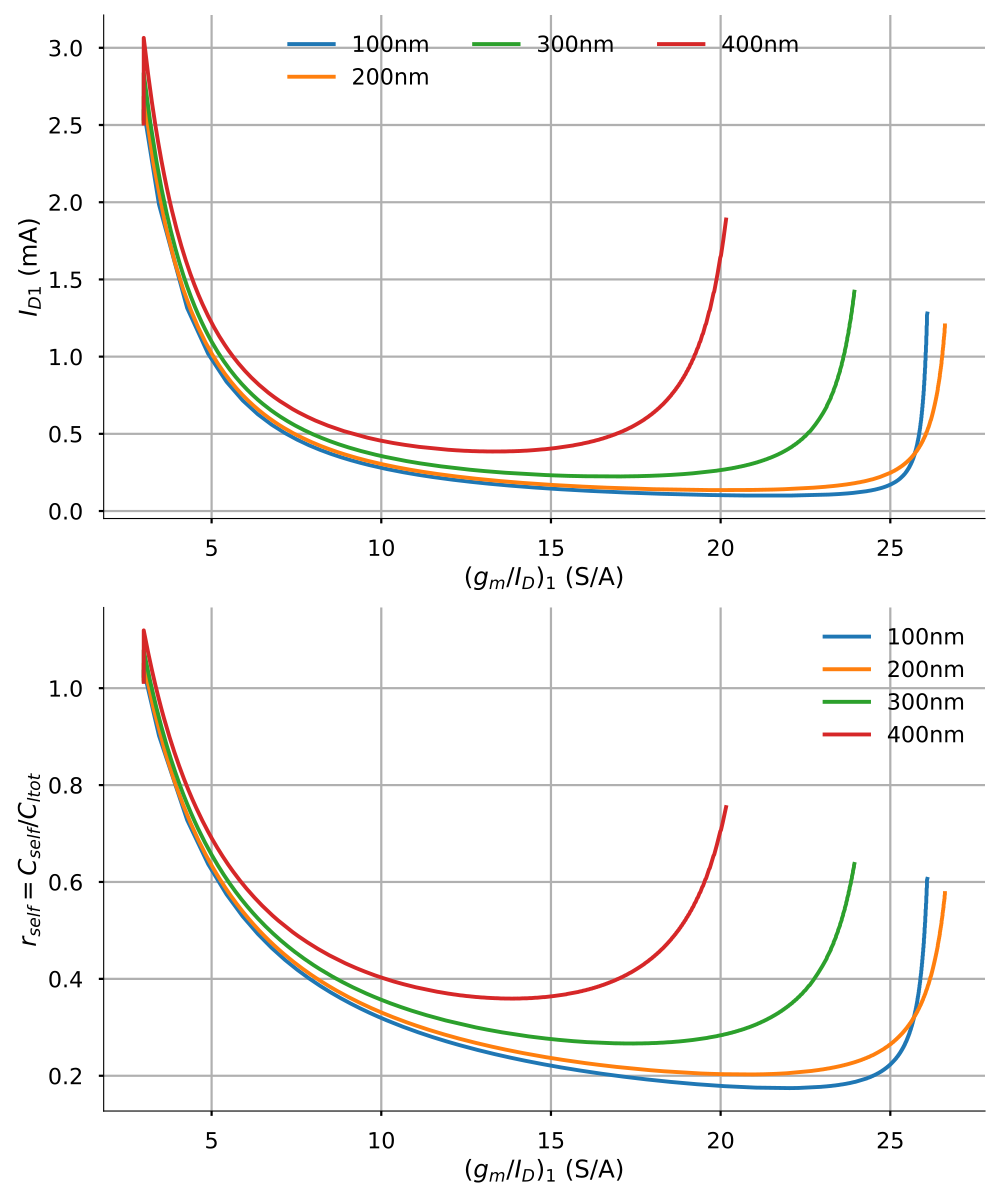

Recreate this plot in Python.
import numpy as np
import matplotlib.pyplot as plt
from pygmid import Lookup as lk
from format_and_save import format_and_save
from scipy.interpolate import interp1d
# setup matplotlib
plt.rcParams['axes.spines.right'] = False
plt.rcParams['axes.spines.top'] = False
plt.rcParams.update({"axes.grid": True})

# Interpolation function
def interp1(x, y, value):
    # Perform cubic interpolation using interp1d
    f = interp1d(x, y, kind='cubic')
    return f(value)
# Specify appropriate path...
NCH = lk('65nch.mat')  # load MATLAB data into pygmid lookup object
PCH = lk('65pch.mat')


def folded_cascode( s, d):
    kB = 1.3806488e-23

    # Fetch device parameters
    gm_gds1 = PCH.look_up( 'GM_GDS', GM_ID=d['gm_ID1'], L=d['L1'])
    wt1 = PCH.look_up( 'GM_CGG', GM_ID=d['gm_ID1'], L=d['L1'])
    cgd_cgg1 = PCH.look_up( 'CGD_CGG', GM_ID=d['gm_ID1'], L=d['L1'])
    gm_gds2 = NCH.look_up( 'GM_GDS', GM_ID=d['gm_IDcas'], L=d['Lcas'])
    cdd_gm3 = NCH.look_up( 'CDD_GM', GM_ID=d['gm_IDcas'], L=d['Lcas'])
    cdd_gm4 = PCH.look_up( 'CDD_GM', GM_ID=d['gm_IDcas'], L=d['Lcas'])

    # Initialize output structures
    m1 = {'ID': np.full(len(d['beta']), np.nan), 'gm_ID': np.full(len(d['beta']), np.nan)}
    p = {'cltot': np.full(len(d['beta']), np.nan), 'cself': np.full(len(d['beta']), np.nan)}

    for j in range(len(d['beta'])):
        beta = d['beta'][j]
        alpha = 2 * d['gamma'] * (1 + d['gm_IDcas'] / d['gm_ID1'] + 2 * d['gm_IDcas'] / d['gm_ID1'])
        cltot = alpha / beta * kB * 300 / s['vod_noise'] ** 2
        CF = (cltot - d['cself']) / (s['FO'] * s['G'] + 1 - beta)
        CS = s['G'] * CF
        kappa = 1 / (1 + 1 / gm_gds1 * d['gm_ID1'] / d['gm_IDcas'] + 2 / gm_gds2)
        gm1 = 2 * np.pi * s['fu1'] * cltot / beta / kappa
        ID1 = gm1 / d['gm_ID1']
        cgs1 = gm1 / wt1
        cin = cgs1 * (1 + cgd_cgg1 * d['gm_ID1'] / d['gm_IDcas'])
        beta_actual = CF / (CF + CS + cin)
        m = np.argmin(np.abs(beta_actual - beta))

        m1['ID'][j] = ID1[m]
        m1['gm_ID'][j] = d['gm_ID1'][m]
        p['cltot'][j] = cltot[m]

    # Compute self-loading
    gm34 = m1['ID'] * d['gm_IDcas']
    p['cself'] = gm34 * cdd_gm3 + gm34 * cdd_gm4

    return m1, p


# Define the system and design specifications
s = {
    'ts': 5e-9,
    'ed': 0.1e-2,
    'fu1': 1 / (2 * np.pi) * np.log(1 / 0.1e-2) / 5e-9,
    'vod_noise': 400e-6,
    'FO': 0.5,
    'G': 2
}
beta_max = 1 / (1 + s['G'])
s['fu1'] = 1 / (2 * np.pi) * np.log(1 / s['ed']) / s['ts']

# Constants for another design
d = {
    'gamma': 0.7,
    'Lcas': 0.4,
    'gm_IDcas': 15,
    'cself': 0,
    'gm_ID1': np.arange(3, 27.01, 0.01),
    'beta': beta_max * np.arange(0.2, 1.001, 0.001)
}

# Channel length sweep
L1 = [0.1, 0.2, 0.3, 0.4]
m1 = []
p = []

for i in L1:
    d['L1'] = i
    m, pi = folded_cascode(s, d)  # You need to implement or provide this function
    m1.append(m)
    p.append(pi)
plt.style.use('seaborn-poster')

# Plotting setup
fig, axs = plt.subplots(2, 1, figsize=(10, 12))

# Plot ID versus gm/ID for different L values
for i, length in enumerate(L1):
    label = f'{length * 1e3:.0f}nm'  # Convert L from meters to nm for label
    axs[0].plot(m1[i]['gm_ID'], m1[i]['ID'] * 1e3, label=label)  # ID in mA
axs[0].set_xlabel(r'$(g_m/I_D)_1$ (S/A)')
axs[0].set_ylabel(r'$I_{D1}$ (mA)')
axs[0].legend(loc='upper center', ncol=3, frameon=False)
axs[0].grid(True)

# Plot cself/cltot versus gm/ID for different L values
for i, length in enumerate(L1):
    label = f'{length * 1e3:.0f}nm'
    axs[1].plot(m1[i]['gm_ID'], p[i]['cself'] / p[i]['cltot'], label=label)
axs[1].set_xlabel(r'$(g_m/I_D)_1$ (S/A)')
axs[1].set_ylabel(r'$r_{self} = C_{self}/C_{ltot}$')
axs[1].legend(loc='best', frameon=False)
axs[1].grid(True)

plt.tight_layout()
plt.show()

# Save using your custom function
format_and_save((fig, axs), 'Fig6_18', W=10, H=12)
